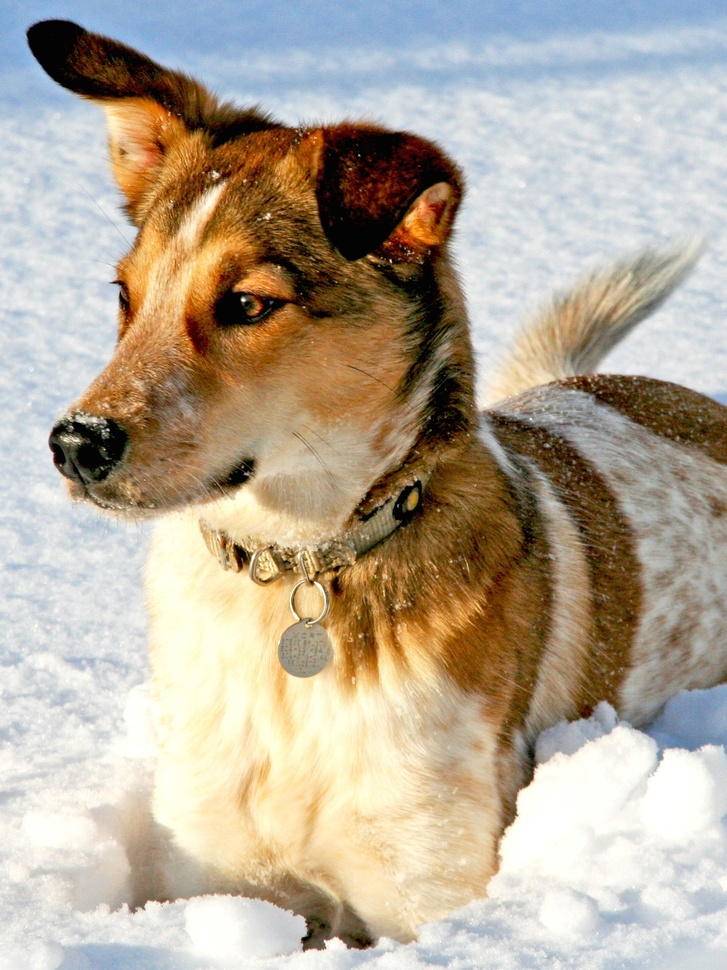
%> input picture Fondamenti di Data Science/Script/dog.jpg, 727 x 970 px, shrunk from 1500 x 2000 before the run
$ octave compressione_immagine_svd.m   (GNU Octave 9; MATLAB toolbox functions it lacks are replaced by stand-ins)
%> lines starting %> are read from the running program, lines starting %| are printed output that depends on the picture
%% Compressione immagini con decomposizione SVD
clear; close all; clc;

% Lettura immagine e sistemazione dati in una matrice
A=imread('dog.jpg');
%> A is the input picture: size 970x727x3 uint8; mean R, G, B 181.4, 169.5, 152

% Trasforma l'immagine in scale di grigi
X=double(rgb2gray(A));
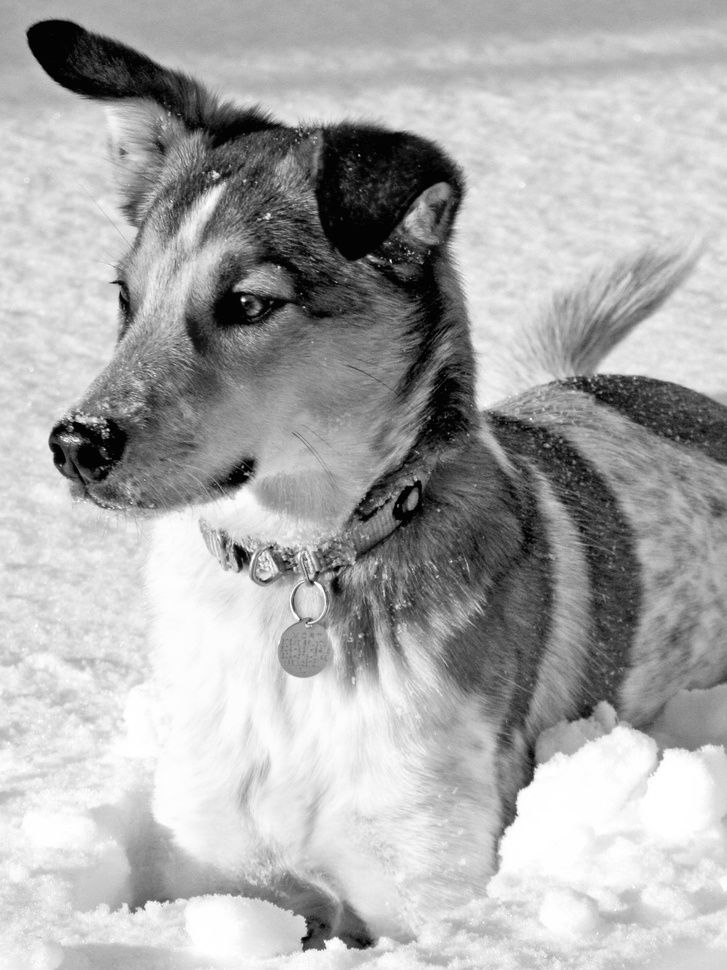
%> X: size 970x727 double; min 0, max 255, mean 171.1

% Numero di righe, Numero di colonne
nx = size(X,1);
%> nx = 970
ny = size(X,2);
%> ny = 727

% Fare il plot dell'immagine in scala di grigi comando imagesc
figure
imagesc(X);
axis off;
colormap gray;
title('Original image');

%% Fare la decomposizione SVD comando svd
[U, S, V] = svd(X);

% Scegliere dei valori del rango r=[]
r = [5, 20, 50, 100];

for i = 1:length(r)
    % Calcolare l'approssimazione colonne da 1:r
    Xapprox = U(:,1:r(i)) * S(1:r(i), 1:r(i)) * V(:, 1:r(i))';

    % Plot dell'immagine approssimata
    figure
    imagesc(Xapprox);
    axis off;
    colormap gray;
    title(['Rank= ', num2str(r(i))]);

    % Calcolo del costo computazionale (nx*ny costo totale)
    memoria(i) = r(i) * (nx + ny +1);
end
%> this loop made 4 passes
%> pass 1, `title(['Rank= ', num2str(r(i))]);`:
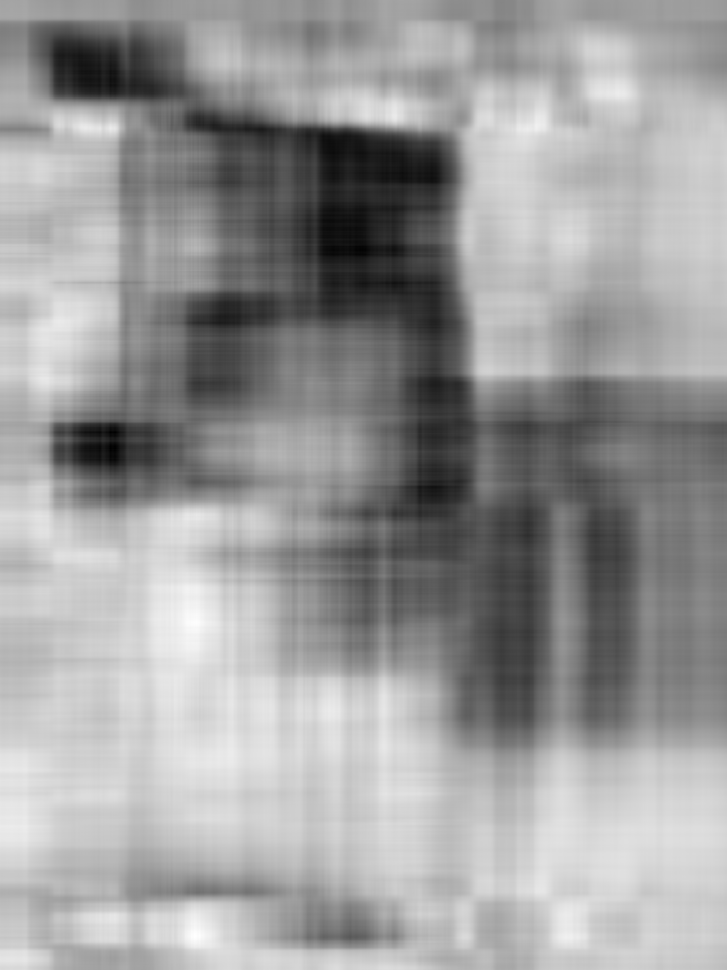
%> displayed picture: size 970x727x3, on the screen's scale of 0 to 255; min 0, max 255, mean 154.8
%> pass 2, `title(['Rank= ', num2str(r(i))]);`:
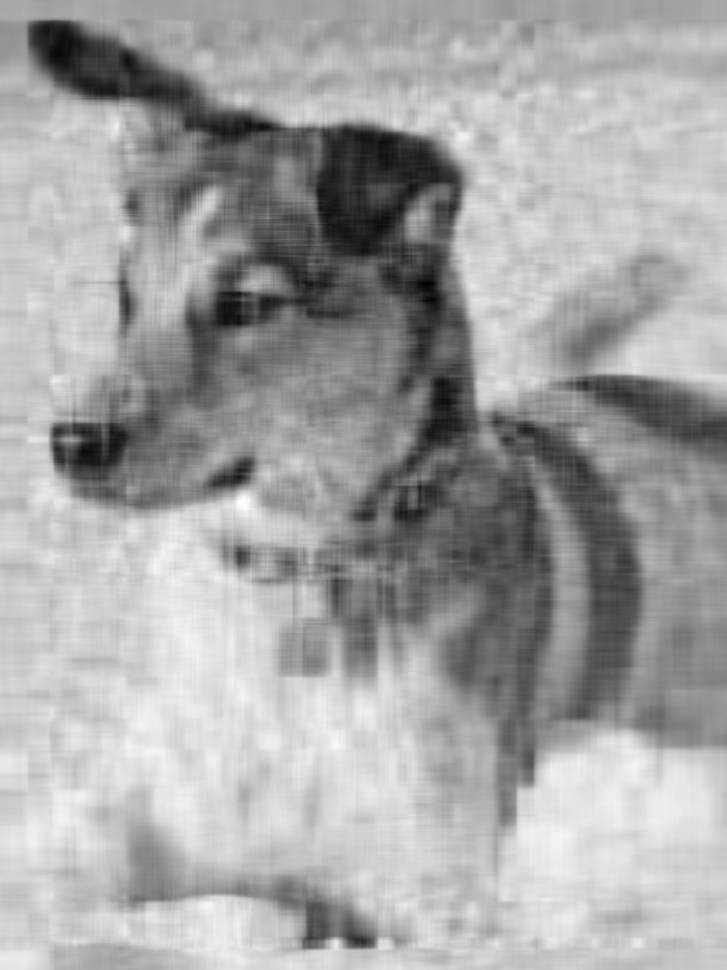
%> displayed picture: size 970x727x3, on the screen's scale of 0 to 255; min 0, max 255, mean 164.1
%> after the loop, memoria = [8490 33960 84900 169800]

%% Plot dei valori singolari in scala semilogaritmica
figure
semilogy(diag(S), 'o-');
grid on;
xlabel('r');
ylabel('Singular values, \sigma_r');
title('Singular values graphic');
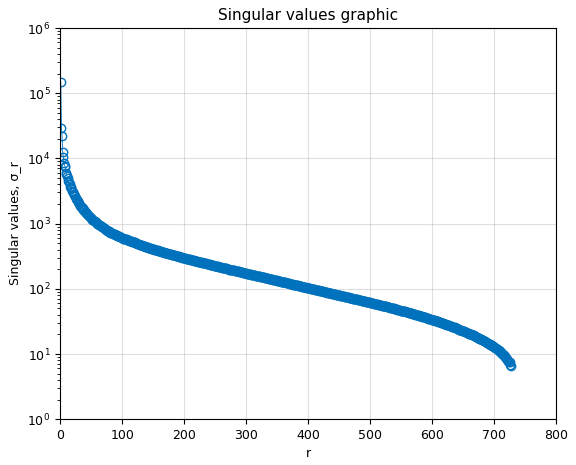
%> figure redrawn from the program's plot data; curve peaks at x = 1, y = 146906.1

$ run again, with Fondamenti di Data Science/Script/jerry.jpg copied over Fondamenti di Data Science/Script/dog.jpg
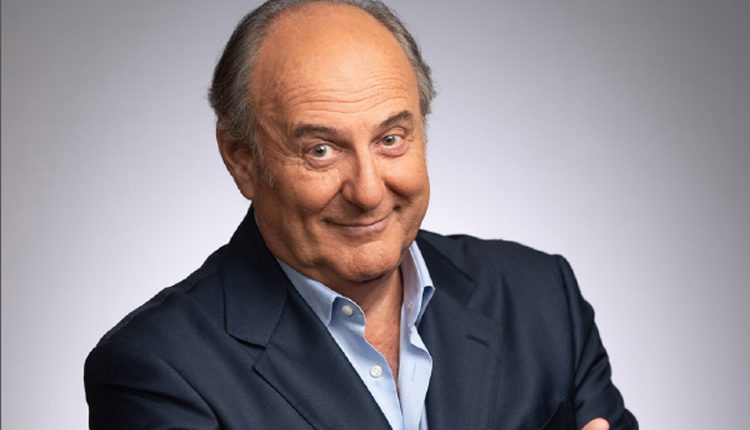
%> input picture Fondamenti di Data Science/Script/jerry.jpg, 750 x 430 px
%> A is the input picture: size 430x750x3 uint8; mean R, G, B 145.8, 137.3, 142.4
%> the loop `for i = 1:length(r)` made 4 passes
%> pass 2, `title(['Rank= ', num2str(r(i))]);`:
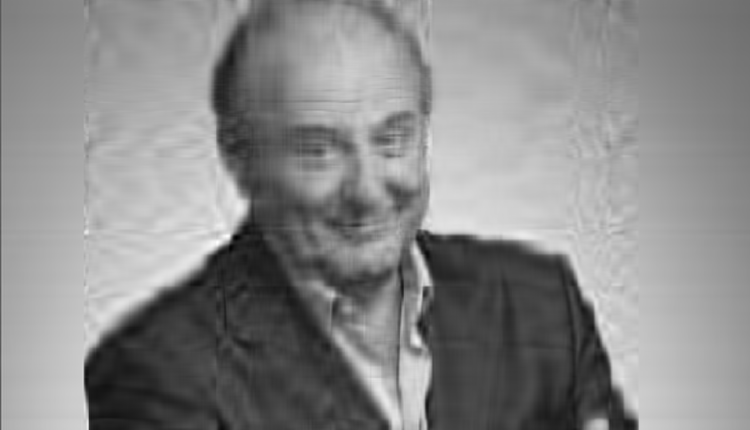
%> displayed picture: size 430x750x3, on the screen's scale of 0 to 255; min 0, max 255, mean 137
%> after the loop `for i = 1:length(r)`: memoria = [5905 23620 59050 118100]
%> `title('Singular values graphic');`:
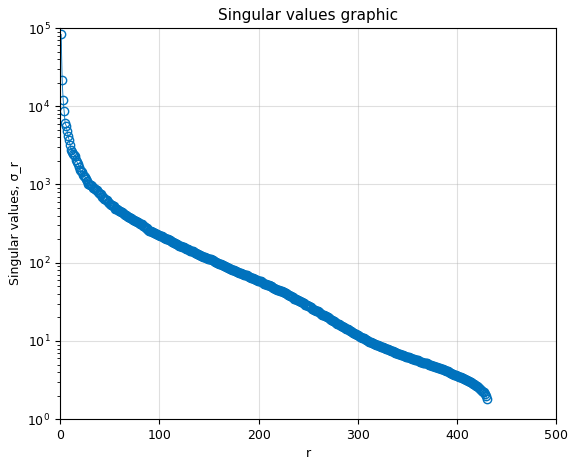
%> figure redrawn from the program's plot data; curve peaks at x = 1, y = 82739.7
